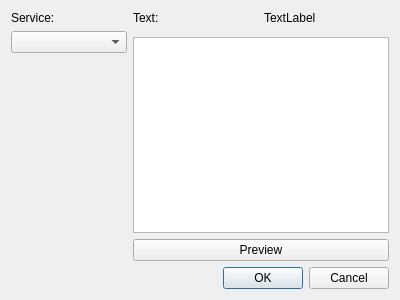
<?xml version="1.0" encoding="UTF-8"?>
<ui version="4.0">
 <class>Dialog</class>
 <widget class="QDialog" name="Dialog">
  <property name="geometry">
   <rect>
    <x>0</x>
    <y>0</y>
    <width>400</width>
    <height>300</height>
   </rect>
  </property>
  <property name="windowTitle">
   <string>AwesomeTTS :: MP3 File Generator</string>
  </property>
  <layout class="QGridLayout" name="gridLayout">
   <item row="6" column="2" colspan="2">
    <widget class="QPlainTextEdit" name="texttoTTS"/>
   </item>
   <item row="4" column="3">
    <widget class="QLabel" name="label_2">
     <property name="layoutDirection">
      <enum>Qt::LeftToRight</enum>
     </property>
     <property name="text">
      <string>TextLabel</string>
     </property>
    </widget>
   </item>
   <item row="8" column="2" colspan="2">
    <widget class="QDialogButtonBox" name="buttonBox">
     <property name="orientation">
      <enum>Qt::Horizontal</enum>
     </property>
     <property name="standardButtons">
      <set>QDialogButtonBox::Cancel|QDialogButtonBox::Ok</set>
     </property>
    </widget>
   </item>
   <item row="4" column="2">
    <widget class="QLabel" name="label">
     <property name="text">
      <string>Text:</string>
     </property>
    </widget>
   </item>
   <item row="7" column="2" colspan="2">
    <widget class="QPushButton" name="previewbutton">
     <property name="text">
      <string>Preview</string>
     </property>
    </widget>
   </item>
   <item row="4" column="0" rowspan="5">
    <layout class="QVBoxLayout" name="verticalLayout_2">
     <item>
      <widget class="QLabel" name="label_3">
       <property name="text">
        <string>Service:</string>
       </property>
      </widget>
     </item>
     <item>
      <widget class="QComboBox" name="comboBoxService"/>
     </item>
     <item>
      <widget class="QStackedWidget" name="stackedWidget">
       <property name="enabled">
        <bool>true</bool>
       </property>
       <property name="currentIndex">
        <number>-1</number>
       </property>
      </widget>
     </item>
     <item>
      <spacer name="verticalSpacer">
       <property name="orientation">
        <enum>Qt::Vertical</enum>
       </property>
       <property name="sizeHint" stdset="0">
        <size>
         <width>20</width>
         <height>40</height>
        </size>
       </property>
      </spacer>
     </item>
    </layout>
   </item>
  </layout>
 </widget>
 <resources/>
 <connections>
  <connection>
   <sender>buttonBox</sender>
   <signal>accepted()</signal>
   <receiver>Dialog</receiver>
   <slot>accept()</slot>
   <hints>
    <hint type="sourcelabel">
     <x>248</x>
     <y>254</y>
    </hint>
    <hint type="destinationlabel">
     <x>157</x>
     <y>274</y>
    </hint>
   </hints>
  </connection>
  <connection>
   <sender>buttonBox</sender>
   <signal>rejected()</signal>
   <receiver>Dialog</receiver>
   <slot>reject()</slot>
   <hints>
    <hint type="sourcelabel">
     <x>316</x>
     <y>260</y>
    </hint>
    <hint type="destinationlabel">
     <x>286</x>
     <y>274</y>
    </hint>
   </hints>
  </connection>
 </connections>
</ui>
